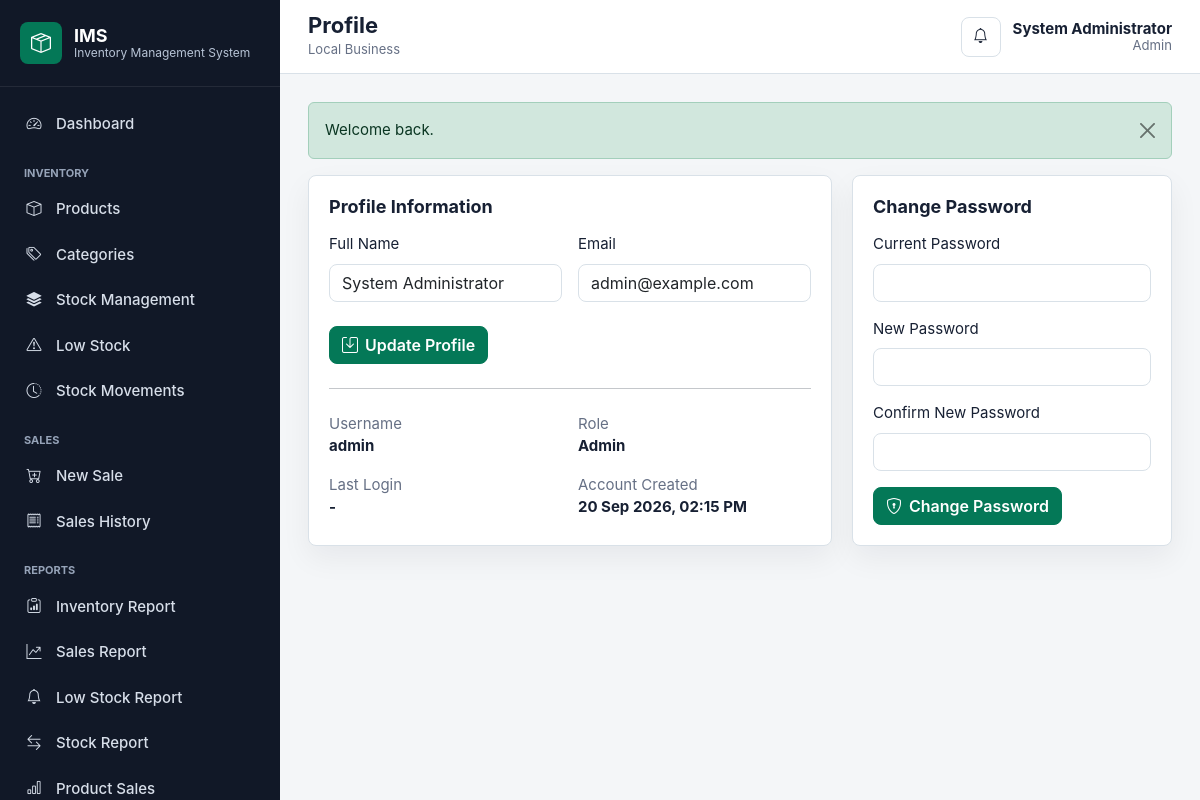
Page /?route=profile (signed in) on the committed database.
### tables this page shows
CREATE TABLE users (
    id INT UNSIGNED AUTO_INCREMENT PRIMARY KEY,
    full_name VARCHAR(120) NOT NULL,
    username VARCHAR(60) NOT NULL,
    email VARCHAR(120) NULL,
    password VARCHAR(255) NOT NULL,
    role ENUM('admin', 'staff') NOT NULL DEFAULT 'staff',
    status ENUM('active', 'inactive') NOT NULL DEFAULT 'active',
    last_login TIMESTAMP NULL,
    created_at TIMESTAMP NOT NULL DEFAULT CURRENT_TIMESTAMP,
    updated_at TIMESTAMP NOT NULL DEFAULT CURRENT_TIMESTAMP ON UPDATE CURRENT_TIMESTAMP,
    UNIQUE KEY uq_users_username (username),
    UNIQUE KEY uq_users_email (email),
    INDEX idx_users_role_status (role, status)
);

### app/Core/Controller.php (called while the page is built, shortened)
<?php
class Controller
{
    protected function view(string $view, array $data = [], string $layout = 'main'): void
    {
        extract($data, EXTR_SKIP);
        $viewFile = VIEW_PATH . '/' . $view . '.php';
        require $viewFile;
        require VIEW_PATH . '/layouts/' . $layout . '.php';
    }
}

### app/Controllers/ProfileController.php (called while the page is built, shortened)
<?php
class ProfileController extends Controller
{
    private User $users;
    public function __construct()
    {
        $this->users = new User();
    }
    public function index(): void
    {
        $user = $this->users->find((int) current_user()['id']);
        $this->view('profile/index', ['title' => 'Profile', 'user' => $user, 'errors' => []]);
    }
}

### app/Core/Router.php (called while the page is built, shortened)
<?php
class Router
{
    private array $routes = [
        'GET' => [],
        'POST' => [],
    ];
    public function get(string $path, string $action): void
    {
        $this->routes['GET'][$this->normalize($path)] = $action;
    }
    public function post(string $path, string $action): void
    {
        $this->routes['POST'][$this->normalize($path)] = $action;
    }
    public function dispatch(): void
    {
        $method = $_SERVER['REQUEST_METHOD'] ?? 'GET';
        $path = $this->currentPath();
        $action = $this->routes[$method][$path] ?? null;
        [$controllerName, $methodName] = explode('@', $action);
        try {
            $controller = new $class();
            $controller->{$methodName}();
        } catch (\Throwable $exception) {
            app_log_exception($exception);
            if (config('app.debug', false)) {
                http_response_code(500);
                echo '<pre>' . htmlspecialchars((string) $exception, ENT_QUOTES, 'UTF-8') . '</pre>';
                return;
            }
            http_response_code(500);
            $message = 'The application encountered an unexpected error.';
            if (is_admin()) {
                $message = 'Database/application error: ' . $exception->getMessage();
            }
            $this->renderError('500', 'Server Error', $message);
        }
    }
    private function currentPath(): string
    {
        if (isset($_GET['route'])) {
            return $this->normalize((string) $_GET['route']);
        }
        $uriPath = parse_url($_SERVER['REQUEST_URI'] ?? '/', PHP_URL_PATH) ?: '/';
        return $this->normalize($uriPath);
    }
    private function normalize(string $path): string
    {
        $path = trim($path, '/');
        return $path === 'index.php' ? '' : $path;
    }
}

### public/index.php (called while the page is built, shortened)
<?php
require dirname(__DIR__) . '/app/bootstrap.php';
$router = new Router();
$router->get('', 'AuthController@loginForm');
$router->get('login', 'AuthController@loginForm');
$router->post('login', 'AuthController@login');
$router->get('logout', 'AuthController@logout');
$router->get('dashboard', 'DashboardController@index');
$router->get('categories', 'CategoryController@index');
$router->get('categories/create', 'CategoryController@create');
$router->post('categories/store', 'CategoryController@store');
$router->get('categories/edit', 'CategoryController@edit');
$router->post('categories/update', 'CategoryController@update');
$router->post('categories/delete', 'CategoryController@delete');
$router->get('products', 'ProductController@index');
$router->get('products/create', 'ProductController@create');
$router->post('products/store', 'ProductController@store');
$router->get('products/view', 'ProductController@view');
$router->get('products/edit', 'ProductController@edit');
$router->post('products/update', 'ProductController@update');
$router->post('products/delete', 'ProductController@delete');
$router->get('inventory', 'InventoryController@index');
$router->post('inventory/stock-in', 'InventoryController@stockIn');
$router->post('inventory/adjust', 'InventoryController@adjust');
$router->get('inventory/movements', 'InventoryController@movements');
$router->get('inventory/low-stock', 'InventoryController@lowStock');
$router->get('sales', 'SaleController@index');
$router->get('sales/create', 'SaleController@create');
$router->post('sales/store', 'SaleController@store');
$router->get('sales/view', 'SaleController@view');
$router->get('api/products/search', 'SaleController@searchProducts');
$router->get('reports', 'ReportController@index');
$router->get('reports/inventory', 'ReportController@inventory');
$router->get('reports/sales', 'ReportController@sales');
$router->get('reports/low-stock', 'ReportController@lowStock');
$router->get('reports/stock-movements', 'ReportController@stockMovements');
$router->get('reports/product-sales', 'ReportController@productSales');
$router->get('users', 'UserController@index');
$router->get('users/create', 'UserController@create');
$router->post('users/store', 'UserController@store');
$router->get('users/edit', 'UserController@edit');
$router->post('users/update', 'UserController@update');
$router->post('users/delete', 'UserController@delete');
$router->get('profile', 'ProfileController@index');
$router->post('profile/update', 'ProfileController@update');
$router->post('profile/password', 'ProfileController@password');
$router->get('settings', 'SettingsController@index');
$router->post('settings/update', 'SettingsController@update');
$router->dispatch();

### app/helpers/functions.php (called while the page is built, shortened)
<?php
function config(?string $key = null, mixed $default = null): mixed
{
    $config = $GLOBALS['config'] ?? [];
    foreach (explode('.', $key) as $segment) {
        $config = $config[$segment];
    }
    return $config;
}
function e(?string $value): string
{
    return htmlspecialchars((string) $value, ENT_QUOTES, 'UTF-8');
}
function app_base_url(): string
{
    $configured = trim((string) config('app.base_url', ''));
    $https = (!empty($_SERVER['HTTPS']) && $_SERVER['HTTPS'] !== 'off') || (($_SERVER['SERVER_PORT'] ?? null) === '443');
    $scheme = $https ? 'https' : 'http';
    $host = $_SERVER['HTTP_HOST'] ?? 'localhost';
    $scriptDir = str_replace('\\', '/', dirname($_SERVER['SCRIPT_NAME'] ?? ''));
    if ($scriptDir === '/' || $scriptDir === '.') {
        $scriptDir = '';
    }
    return rtrim($scheme . '://' . $host . $scriptDir, '/');
}
function url(string $path = '', array $params = []): string
{
    $path = trim($path, '/');
    $base = app_base_url();
    if ($path !== '') {
        $params = ['route' => $path] + $params;
    }
    $query = $params === [] ? '' : '?' . http_build_query($params);
    return $base . '/' . $query;
}
function current_user(): ?array
{
    return $_SESSION['user'] ?? null;
}
function format_date(?string $value, string $format = 'd M Y, h:i A'): string
{
    if (!$value) {
        return '-';
    }
    return date($format, strtotime($value));
}
function setting(string $key, mixed $default = null): mixed
{
    static $settings = null;
    if ($settings === null) {
        try {
            $model = new \App\Models\Setting();
            $settings = $model->allKeyed();
        } catch (\Throwable) {
            $settings = [];
        }
    }
    return $settings[$key] ?? $default;
}

### app/bootstrap.php (called while the page is built, shortened)
<?php
spl_autoload_register(function (string $class): void {
    $prefix = 'App\\';
    $relative = substr($class, strlen($prefix));
    $file = APP_PATH . DIRECTORY_SEPARATOR . str_replace('\\', DIRECTORY_SEPARATOR, $relative) . '.php';
});
require APP_PATH . '/helpers/functions.php';

### app/Core/Database.php (called while the page is built, shortened)
<?php
class Database
{
    private static ?PDO $connection = null;
    public static function connection(): PDO
    {
        if (self::$connection instanceof PDO) {
            return self::$connection;
        }
        $db = config('database');
        $dsn = sprintf(
            'mysql:host=%s;port=%s;dbname=%s;charset=%s',
            $db['host'],
            $db['port'],
            $db['name'],
            $db['charset']
        );
        try {
            self::$connection = new PDO($dsn, $db['user'], $db['password'], [
                PDO::ATTR_ERRMODE => PDO::ERRMODE_EXCEPTION,
                PDO::ATTR_DEFAULT_FETCH_MODE => PDO::FETCH_ASSOC,
                PDO::ATTR_EMULATE_PREPARES => false,
            ]);
        } catch (PDOException $exception) {
            if (config('app.debug', false)) {
                throw $exception;
            }
            app_log_exception($exception);
            http_response_code(500);
            exit('Database connection error.');
        }
        return self::$connection;
    }
}

### app/Models/Model.php (called while the page is built, shortened)
<?php
abstract class Model
{
    public function __construct()
    {
        $this->db = Database::connection();
    }
}

### app/Models/User.php (called while the page is built, shortened)
<?php
class User extends Model
{
    public function find(int $id): ?array
    {
        $stmt = $this->db->prepare('SELECT * FROM users WHERE id = :id');
        $stmt->execute(['id' => $id]);
        $user = $stmt->fetch();
        return $user ?: null;
    }
}

### app/Models/Setting.php (called while the page is built, shortened)
<?php
class Setting extends Model
{
    public function allKeyed(): array
    {
        $rows = $this->db->query('SELECT setting_key, setting_value FROM settings')->fetchAll();
        $settings = [];
        foreach ($rows as $row) {
            $settings[$row['setting_key']] = $row['setting_value'];
        }
        return $settings;
    }
}

### views/profile/index.php (the view, shortened to what this page needs)
<section class="split-grid">
    <article class="panel">
        <div class="panel-title"><h2>Profile Information</h2></div>
        <form method="post" action="<?= e(url('profile/update')) ?>" novalidate>
            <div class="row g-3">
                <div class="col-md-6">
                    <label class="form-label" for="full_name">Full Name</label>
                    <input class="form-control <?= isset($errors['full_name']) ? 'is-invalid' : '' ?>" id="full_name" name="full_name" value="<?= e($user['full_name']) ?>">
                </div>
                <div class="col-md-6">
                    <label class="form-label" for="email">Email</label>
                    <input class="form-control <?= isset($errors['email']) ? 'is-invalid' : '' ?>" id="email" name="email" type="email" value="<?= e($user['email']) ?>">
                </div>
            </div>
            <button class="btn btn-primary mt-4" type="submit"><i class="bi bi-save"></i> Update Profile</button>
        </form>
        <hr class="my-4">
        <div class="row g-3">
            <div class="col-md-6"><span class="text-muted d-block">Username</span><strong><?= e($user['username']) ?></strong></div>
            <div class="col-md-6"><span class="text-muted d-block">Role</span><strong><?= e(ucfirst($user['role'])) ?></strong></div>
            <div class="col-md-6"><span class="text-muted d-block">Last Login</span><strong><?= e(format_date($user['last_login'])) ?></strong></div>
            <div class="col-md-6"><span class="text-muted d-block">Account Created</span><strong><?= e(format_date($user['created_at'])) ?></strong></div>
        </div>
    </article>
    <article class="panel">
        <div class="panel-title"><h2>Change Password</h2></div>
        <form method="post" action="<?= e(url('profile/password')) ?>">
            <div class="mb-3">
                <label class="form-label" for="current_password">Current Password</label>
                <input class="form-control" id="current_password" name="current_password" type="password" required>
            </div>
            <div class="mb-3">
                <label class="form-label" for="new_password">New Password</label>
                <input class="form-control" id="new_password" name="new_password" type="password" required>
            </div>
            <div class="mb-3">
                <label class="form-label" for="confirm_password">Confirm New Password</label>
                <input class="form-control" id="confirm_password" name="confirm_password" type="password" required>
            </div>
            <button class="btn btn-primary" type="submit"><i class="bi bi-shield-lock"></i> Change Password</button>
        </form>
    </article>
</section>

### views/partials/topbar.php (shortened to what this page needs)
<header class="topbar">
    <div>
        <h1><?= e($title ?? 'Dashboard') ?></h1>
        <span class="topbar-subtitle"><?= e(setting('business_name', 'Local Business')) ?></span>
    </div>
    <div class="topbar-actions">
        <a class="notification-dot" href="<?= e(url('inventory/low-stock')) ?>" title="Low stock products">
            <i class="bi bi-bell"></i>
        </a>
        <div class="user-chip">
            <span><?= e($user['full_name']) ?></span>
            <small><?= e(ucfirst($user['role'])) ?></small>
        </div>
    </div>
</header>

### public/assets/css/app.css (style rules this page uses)
:root { --primary: #047857; --primary-dark: #065f46; --sidebar: #111827; --sidebar-soft: #1f2937; --body-bg: #f4f6f8; --surface: #ffffff; --border: #d9e1e8; --text: #172033; --muted: #667085; --warning: #f59e0b; --danger: #dc2626; --info: #0284c7; --radius: 8px; }
* { box-sizing: border-box; }
body { margin: 0; background: var(--body-bg); color: var(--text); font-family: Inter, "Segoe UI", Arial, sans-serif; font-size: 15px; }
a { text-decoration: none; }
.auth-card, .panel, .metric-card, .empty-state { background: var(--surface); border: 1px solid var(--border); border-radius: var(--radius); box-shadow: 0 12px 30px rgba(16, 24, 40, 0.06); }
.topbar { height: 74px; padding: 0 28px; background: var(--surface); border-bottom: 1px solid var(--border); display: flex; align-items: center; gap: 18px; position: sticky; top: 0; z-index: 1010; }
.topbar h1 { margin: 0; font-size: 22px; font-weight: 700; }
.topbar-subtitle { color: var(--muted); font-size: 13px; }
.topbar-actions { margin-left: auto; display: flex; gap: 12px; align-items: center; }
.icon-button, .notification-dot { width: 40px; height: 40px; display: grid; place-items: center; border-radius: var(--radius); border: 1px solid var(--border); background: white; color: var(--text); }
.user-chip { display: grid; line-height: 1.1; text-align: right; }
.user-chip span { font-weight: 700; }
.user-chip small, .text-muted { color: var(--muted) !important; }
.panel { padding: 20px; margin-bottom: 20px; }
.panel-title { display: flex; align-items: center; justify-content: space-between; gap: 12px; margin-bottom: 16px; }
.panel-title h2 { margin: 0; font-size: 18px; font-weight: 700; }
.btn { border-radius: var(--radius); display: inline-flex; align-items: center; justify-content: center; gap: 7px; font-weight: 600; }
.btn-primary { --bs-btn-bg: var(--primary); --bs-btn-border-color: var(--primary); --bs-btn-hover-bg: var(--primary-dark); --bs-btn-hover-border-color: var(--primary-dark); }
.form-control, .form-select { border-radius: var(--radius); border-color: var(--border); }
.split-grid { display: grid; grid-template-columns: minmax(0, 1.35fr) minmax(320px, 0.65fr); gap: 20px; }

### rows in the picture
users: full_name "System Administrator", role "Admin", email "admin@example.com", username "admin", last_login "-", created_at "20 Sep 2026, 02:15 PM"

### other values in the picture
$title "Profile"
setting('business_name', 'Local Business') "Local Business"
$flash['message'] "Welcome back."
